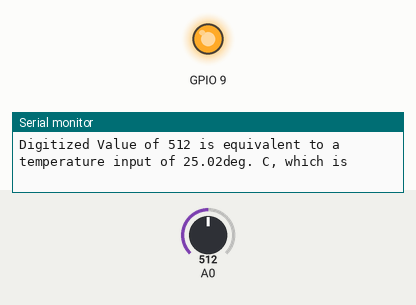
A program run on a simulated ESP8266 (Wemos D1 mini). Parts: output pins drawn as LEDs (lit = HIGH), the last lines printed to the serial monitor. Inputs (shaded band) come from the test bench; at power-on: A0 = 512.

Above: at 1.3 s.
1.4 s: A0 set to 25
At 1.8 s:
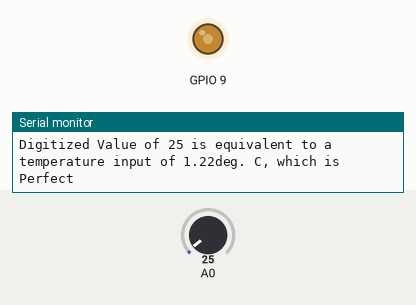
3.0 s: A0 set to 0
At 4.2 s:
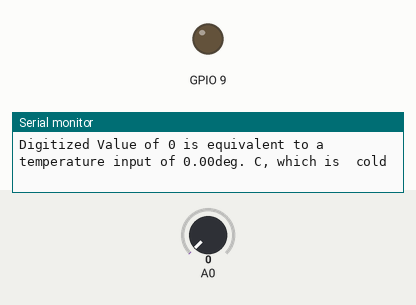
4.5 s: A0 set to 35
At 5.7 s:
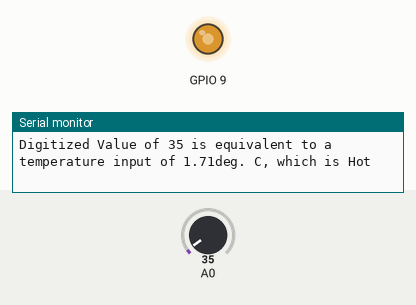
6.0 s: A0 set to 122
At 7.2 s:
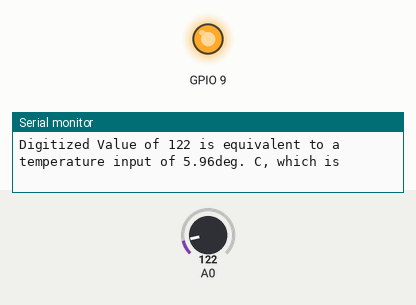
Timing chart, 0 to 8.5 s (numbered marks = the images above; inputs shaded):
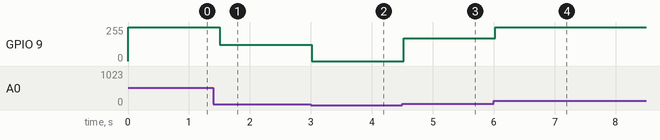

Measured:
- after the input at 1.4 s, GPIO 9: 255/255 → 122/255 after 0.11 s
- after the input at 3.0 s, GPIO 9: 122/255 → 0/255 at once
- after the input at 4.5 s, GPIO 9: 0/255 → 171/255 at once
- after the input at 6.0 s, GPIO 9: 171/255 → 255/255 at once

The program:

main.cpp
```cpp
#include <Arduino.h>
// I, William Ohia, 000791775, I acknowledge that this is my own work and
// no other person's work has been copied without acknowledgement.

void setup() {
  // put your setup code here, to run once:
  // configure the USB serial monitor
 Serial.begin(115200);
}

void loop() {
   int iVal;
   double val;
   String temp;

 // read digitized value from the D1 Mini's A/D convertor
 iVal = analogRead(A0);
 val = map(iVal, 0, 1023, 0, 5000);
 analogWrite(9, val);

if(iVal < 10){
  temp = " cold";
} else if( iVal >= 10 && iVal <= 15){
    temp = "cool";
} else if( iVal >= 15 && iVal <= 25){
  temp = " Perfect";
} else if( iVal >= 25 && iVal <= 30){
  temp = "Warm";
} else if(iVal >= 30 && iVal <= 35){
  temp = "Hot";
}else if(iVal < 35){
  temp = "Too hot";
}


 // print value to the USB port
 Serial.println("Digitized Value of " + String(iVal) +
 " is equivalent to a temperature input of " + (val/100) + "deg. C, which is " + temp);

 // wait 0.5 seconds (500 ms)
 delay(500);
}
```
